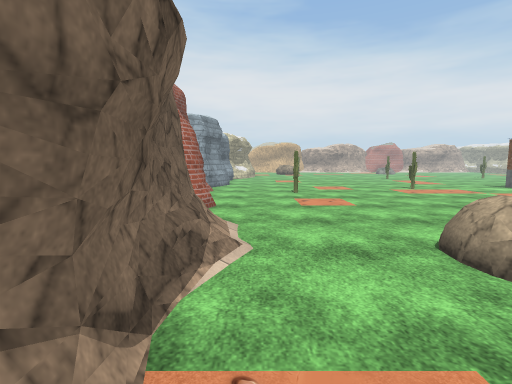
view 1 (above)

16 first-person views from a walk through a 3-D level made in the Unity game engine. The camera is 1.5 m above the floor, tilts 6° down and sees 85° across. The floor is counted in squares, 1 m on a side. Each view is taken from the middle of a square. On the plan, view 1 faces up. The plan holds only what a view shows up to about 14 squares ahead; the rest is blank. The place goes on beyond the plan. The player is left out. Some animated figures are not drawn. Door leaves are left out, so doorways stand open. Some surface patterns are stand-ins.

view 2
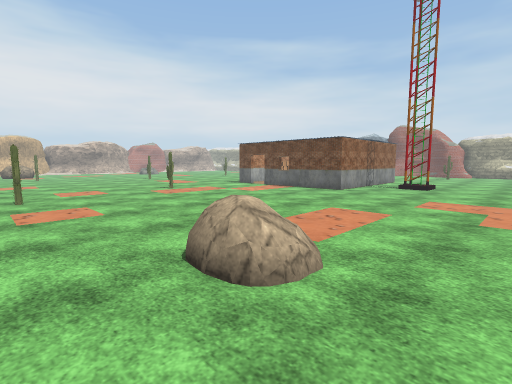

view 3
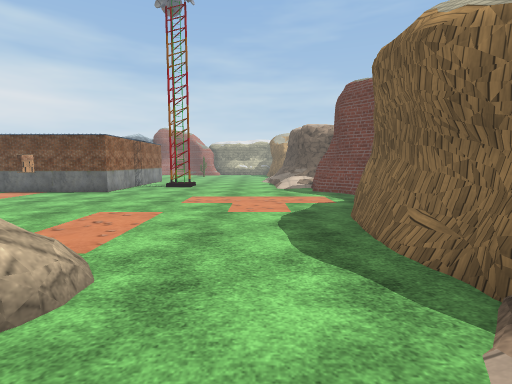

view 4
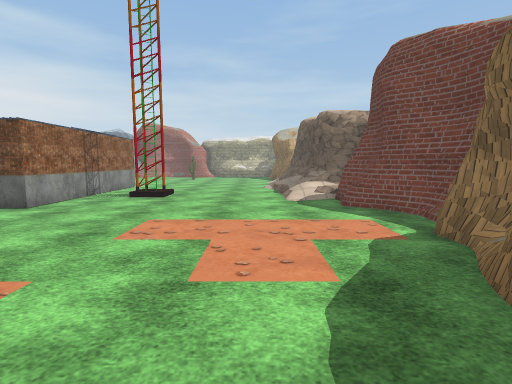

view 5
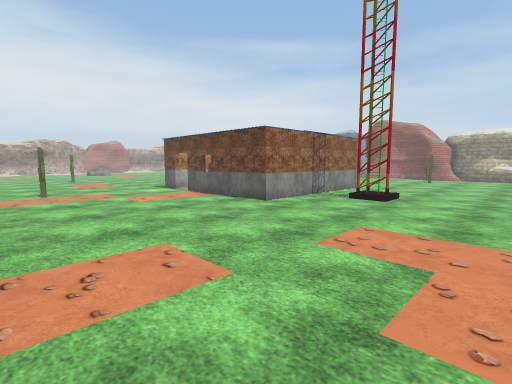

view 6
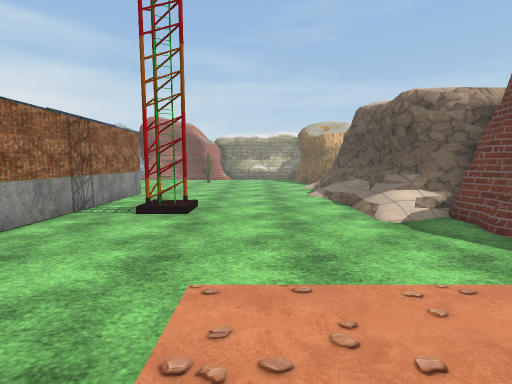

view 7
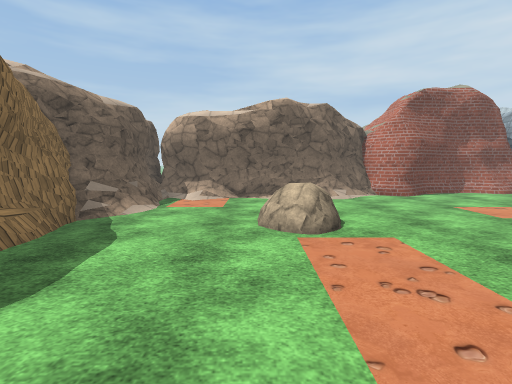

view 8
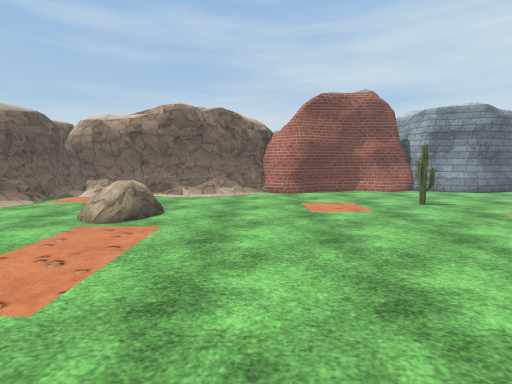

view 9
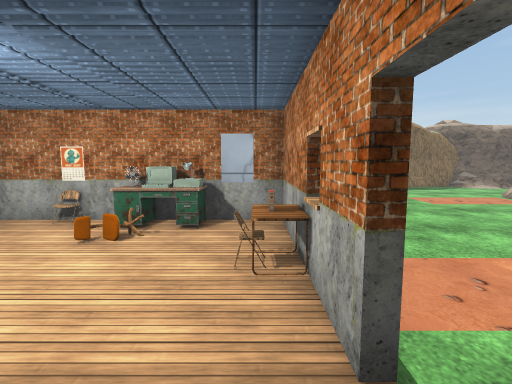

view 10
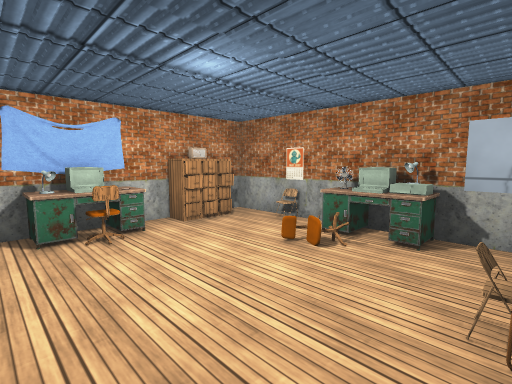

view 11
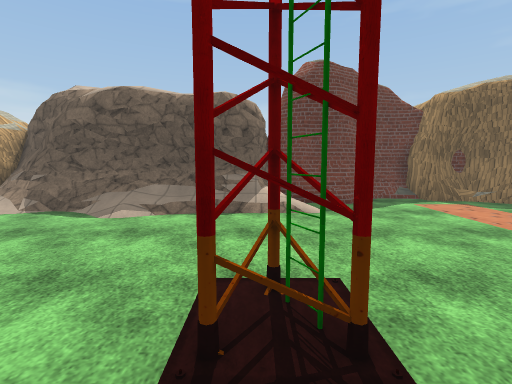

view 12
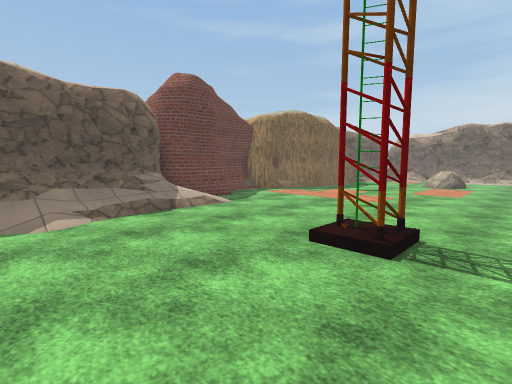

view 13
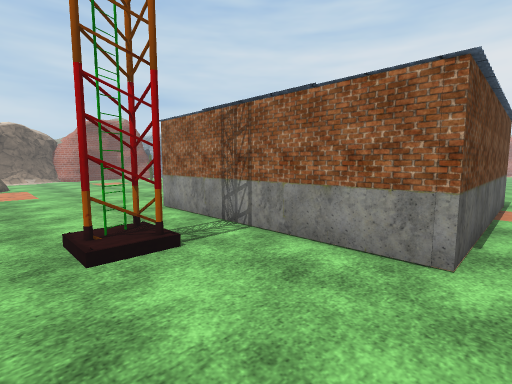

view 14
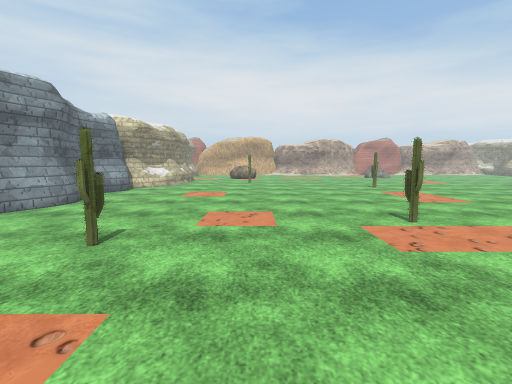

view 15
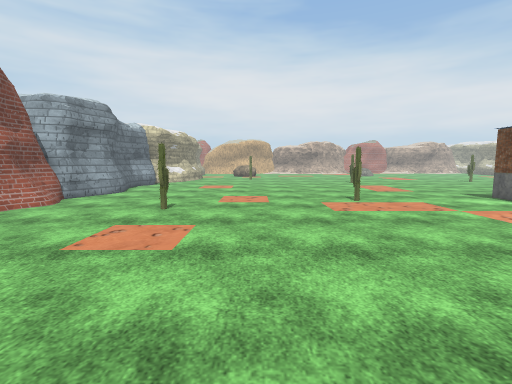

view 16
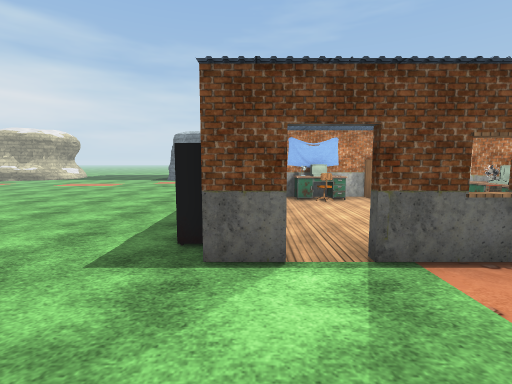

### Floor plan
Key: @ floor where view 1 was taken; # wall or solid block; . floor; / step, stairs or slope; D open door; = window, fence, low wall or low ledge; C cactus; R rock; H chair; T table; M computer; F fan; L lamp; A cabinet; I radio; O other object.
Columns run from 2 left of view 1 to 24 right of it. Each row starts with its distance up from view 1.
 23 #.............. ...........
 22 ...........................
 21  ..........................
 20 #..........................
 19 #.........................
 18 =.....................   .
 17 .................#O      #
 16 ...........C.....#.      #
 15 .................D.......#.
 14 ....C............#......L#.
 13 .................#H.....H#.
 12 .................#T......#.
 11 #................#T.....AI.
 10 #................#..MH..AA.
  9 #................###OF#H##.
  8 #..........................
  7 #/.........................
  6 #=...................#.....
  5 ##....R....................
  4 ##...RRR...................
  3  #....R....................
  2  #.........................
  1  #.........................
  0 ##@.................././///
 -1 ####=/.............////////
 -2 ############......==/######
 -3     ##     ####..#####
 -4             ######  ##
 -5               ##

Where each view was taken, in squares from view 1:
view 1: 0 up, 0 right, facing up
view 2: 1 up, 1 right, facing up-right
view 3: 1 up, 1 right, facing right
view 4: 1 up, 6 right, facing right
view 5: 1 up, 7 right, facing up-right
view 6: 3 up, 10 right, facing right
view 7: 3 up, 11 right, facing left
view 8: 8 up, 12 right, facing left
view 9: 16 up, 16 right, facing down
view 10: 15 up, 16 right, facing down-right
view 11: 8 up, 19 right, facing down
view 12: 8 up, 24 right, facing down-left
view 13: 4 up, 24 right, facing up-left
view 14: 9 up, 5 right, facing up
view 15: 5 up, 5 right, facing up
view 16: 16 up, 11 right, facing right
